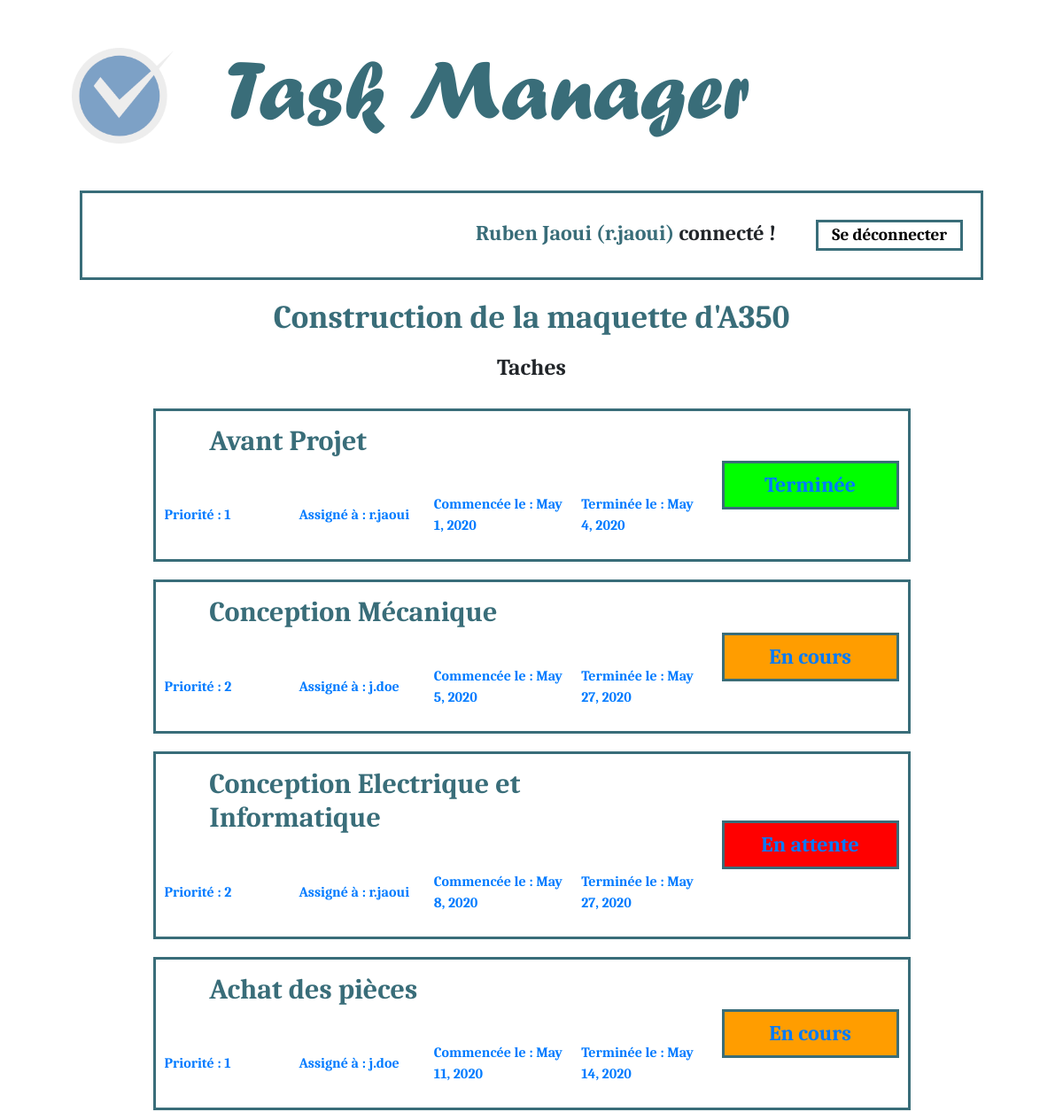
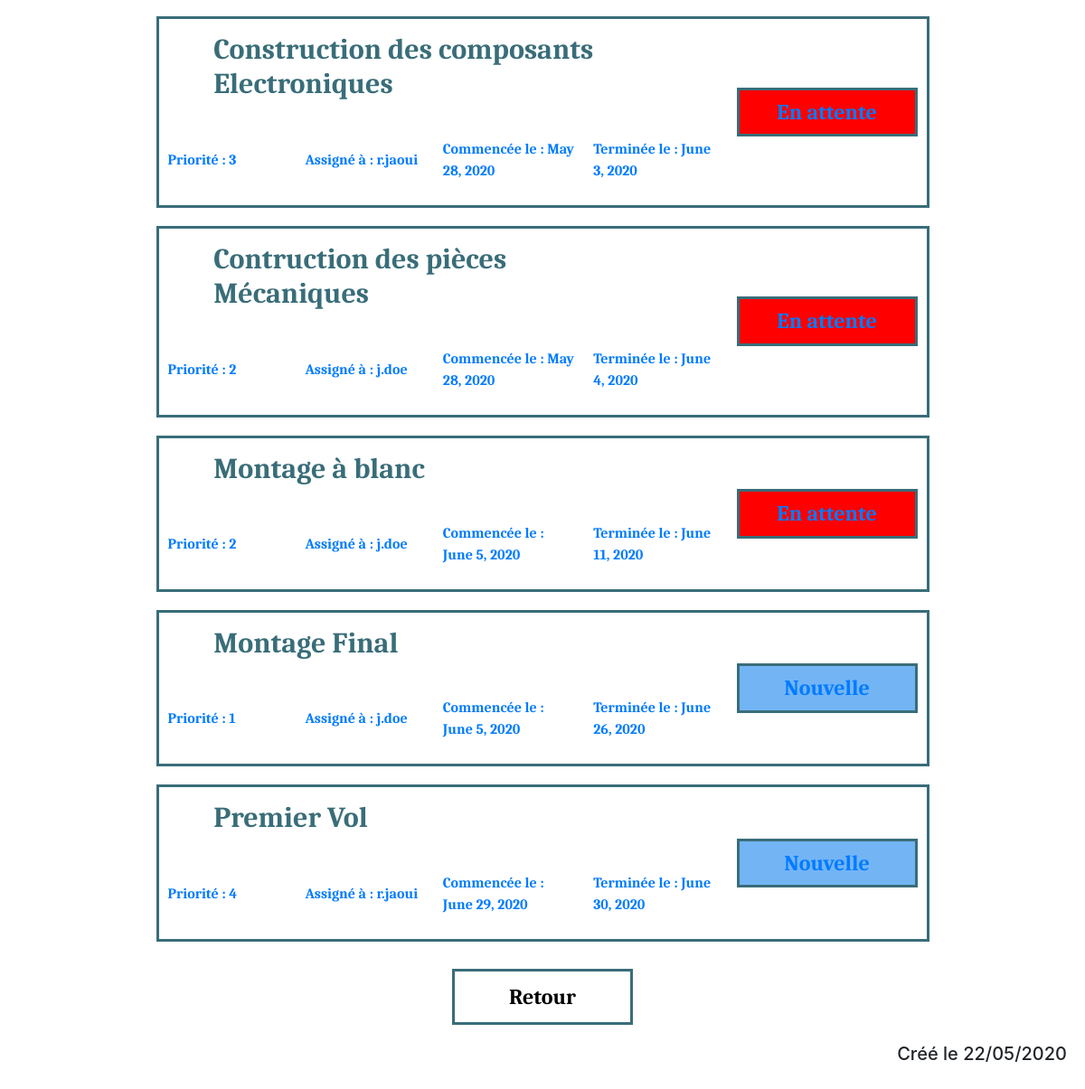
/manager/projet/1 (signed in), run on the app's committed database (2 pictures, top to bottom).
### taskmanager/models.py (models this page shows, shortened)
class Projet(models.Model):
    nom = models.CharField(max_length=100)
    class Meta:
        verbose_name = "projet"

class Tache(models.Model):
    titre = models.CharField(max_length=100)
    description = models.TextField()
    start = models.DateField(default=timezone.now)
    end = models.DateField(default=timezone.now)
    priority = models.IntegerField(default=1)
    assigned = models.ForeignKey(User, on_delete=models.CASCADE)
    status = models.ForeignKey('Statut', on_delete=models.CASCADE)
    projet = models.ForeignKey('Projet', on_delete=models.CASCADE)
    class Meta:
        verbose_name = "tache"

class Statut(models.Model):
    nom = models.CharField(max_length=50)
    couleur = models.CharField(max_length=50)
    class Meta:
        verbose_name = "statut"

### taskmanager/views.py (the view)
# urls.py: path('projet/<int:id>', projet, name = "Projet"),
def projet(request, id):
    connected = request.user.is_authenticated
    name = ""
    username = ""
    projet = None
    taches = None
    if connected:
        name = request.user.first_name + " " + request.user.last_name
        username = request.user.username
        if request.user.has_perm('taskmanager.view_projet') and request.user.has_perm('taskmanager.view_tache'):
            projet = Projet.objects.get(id=id)
            taches = Tache.objects.filter(projet = projet)
        else:
            return redirect(denied)
    else:
        return redirect(connect)
    return render(request, 'taskmanager/projet.html', locals())

### templates/taskmanager/projet.html (shortened to what this page needs)
{% extends "base.html" %}
{% load static %}
{% block css %}<link rel="stylesheet" href="{% static 'css/taskmanager/projet.css' %} ">{% endblock %}
{% block contenu %}
    <h3>{{ projet.nom }}</h3>
    <h4 id="subtitle">Taches</h4>
    <ul id="content">
        {% for tache in taches %}
            <li>
                <a href="{% url "Tache" tache.id %}">
                    <table>
                        <tr>
                           <td colspan="4" >
                               <h2>{{ tache.titre }}</h2>
                           </td>
                           <td rowspan="2" >
                               <div class="stat">
                                    <h4 class="size-stat" style="background-color:{{ tache.status.couleur }};" >{{ tache.status.nom }}</h4>
                               </div>
                           </td>
                        </tr>
                        <tr>
                           <td class="mini">
                                <p>Priorité : {{ tache.priority }}</p>
                           </td>
                           <td class="mini">
                                <p>Assigné à : {{ tache.assigned }}</p>
                           </td>
                           <td class="mini">
                                <p>Commencée le : {{ tache.start }}</p>
                           </td>
                           <td class="mini">
                                <p>Terminée le : {{ tache.end }}</p>
                           </td>
                        </tr>
                    </table>
                </a>
            </li>
        {% endfor %}
    </ul>
    <a id="ret" href="{% url "Projets" %}"><p>Retour</p></a>
{% endblock %}

### templates/base.html (shortened to what this page needs)
<!DOCTYPE html>
<html lang="en">
<head>
    {% load static %}
    <link rel="stylesheet" href="https://maxcdn.bootstrapcdn.com/bootstrap/4.5.0/css/bootstrap.min.css">
    <link rel="stylesheet" href="{% static 'css/base.css' %} ">
    {% block css %}{% endblock %}
</head>
<body>
    <div class="center per-90">
        <table id="full">
            <tr>
                <td id = "icon-cont">
                    <img src="{% static "images/icon.png" %}" alt="logo" id="icon"/>
                </td>
                <td>
                    <h1 id = "title">Task Manager</h1>
                </td>
            </tr>
        </table>
    </div>
    <div class="center bloc-85">
        {% if connected %}
            <h4 class="regular"><span>{{ name }} ({{ username }})</span> connecté ! <a href="{% url "Deconnexion" %}"><button id="disconnect">Se déconnecter</button></a></h4>
        {% else %}
            <h4 class="regular">Non connecté...</h4>
        {% endif %}
    </div>
    <div id="content" class="regular">
        {% block contenu %}{% endblock %}
    </div>
    <h5>Créé le 22/05/2020</h5>
</body>
</html>

### static/css/base.css (style rules this page uses)
.regular { font-family: 'Caladea'; }
h1 { width: 85%; margin: auto; padding: 5px; padding-bottom: 15px; font-size: 600%; color: #396d79; font-family: 'Forte'; }
h2 { width: 85%; margin: auto; padding: 5px; padding-bottom: 20px; font-size: 150%; border-bottom: solid 3px #396d79; }
h3 { color: #396d79; width: 85%; margin: auto; font-size: 230%; text-align: center; }
h4 { font-size: 150%; text-align: right; margin-top: 10px; margin-bottom: 10px; }
#disconnect { font-size: 80%; background-color: transparent; border: solid 3px #396d79; padding: 3px 15px; margin-left: 40px; }
h5 { text-align: right; padding: 20px; }
#icon { width: 100%; height: 100%; float:left; }
#title { margin: 30px; font-size: 600%; color: #396d79; font-family: 'Forte'; text-align: left; }
.bloc-85 { padding: 20px; width: 85%; border: solid 3px #396d79; margin: 15px; }
.per-90 { width: 90%; }
.center { margin: auto }
#full { width: 100%; }
#icon-cont { width: 150px; height: 150px; }
span { color: #396d79; }

### static/css/taskmanager/projet.css (style rules this page uses)
h2 { border: solid 0 black; color: #396d79; padding-right: 20px; font-size: 200%; }
h3 { margin-top: 20px; margin-bottom: 20px; }
#subtitle { text-align: center; font-size: 160%; }
#content table { width: 75%; margin: 20px auto; border: solid 3px #396d79; }
td { padding: 10px; }
.mini { width: 25%; }
.stat { width: 200px; }
.size-stat { padding: 10px; text-align: center; border: solid 3px #396d79; }
ul { margin:30px; padding:0px; list-style: none; }
#ret { text-decoration:none; }
#ret p { font-size: 150%; text-decoration:none; padding: 10px; margin: auto; margin-top: 20px; text-align: center; color: black; background-color: transparent; border: solid 3px #396d79; width: 200px; }

### data on the page
Projet: nom "Construction de la maquette d'A350"
Tache: titre "Avant Projet", status.nom "Terminée", priority "1", assigned "r.jaoui", start "May 1, 2020", end "May 4, 2020"
Tache: titre "Conception Mécanique", status.nom "En cours", priority "2", assigned "j.doe", start "May 5, 2020", end "May 27, 2020"
Tache: titre "Conception Electrique et Informatique", status.nom "En attente", priority "2", assigned "r.jaoui", start "May 8, 2020", end "May 27, 2020"
Tache: titre "Achat des pièces", status.nom "En cours", priority "1", assigned "j.doe", start "May 11, 2020", end "May 14, 2020"
Tache: titre "Construction des composants Electroniques", status.nom "En attente", priority "3", assigned "r.jaoui", start "May 28, 2020", end "June 3, 2020"
Tache: titre "Contruction des pièces Mécaniques", status.nom "En attente", priority "2", assigned "j.doe", start "May 28, 2020", end "June 4, 2020"
Tache: titre "Montage à blanc", status.nom "En attente", priority "2", assigned "j.doe", start "June 5, 2020", end "June 11, 2020"
Tache: titre "Montage Final", status.nom "Nouvelle", priority "1", assigned "j.doe", start "June 5, 2020", end "June 26, 2020"
Tache: titre "Premier Vol", status.nom "Nouvelle", priority "4", assigned "r.jaoui", start "June 29, 2020", end "June 30, 2020"

### other printed values
{{ name }} "Ruben Jaoui"
{{ username }} "r.jaoui"
